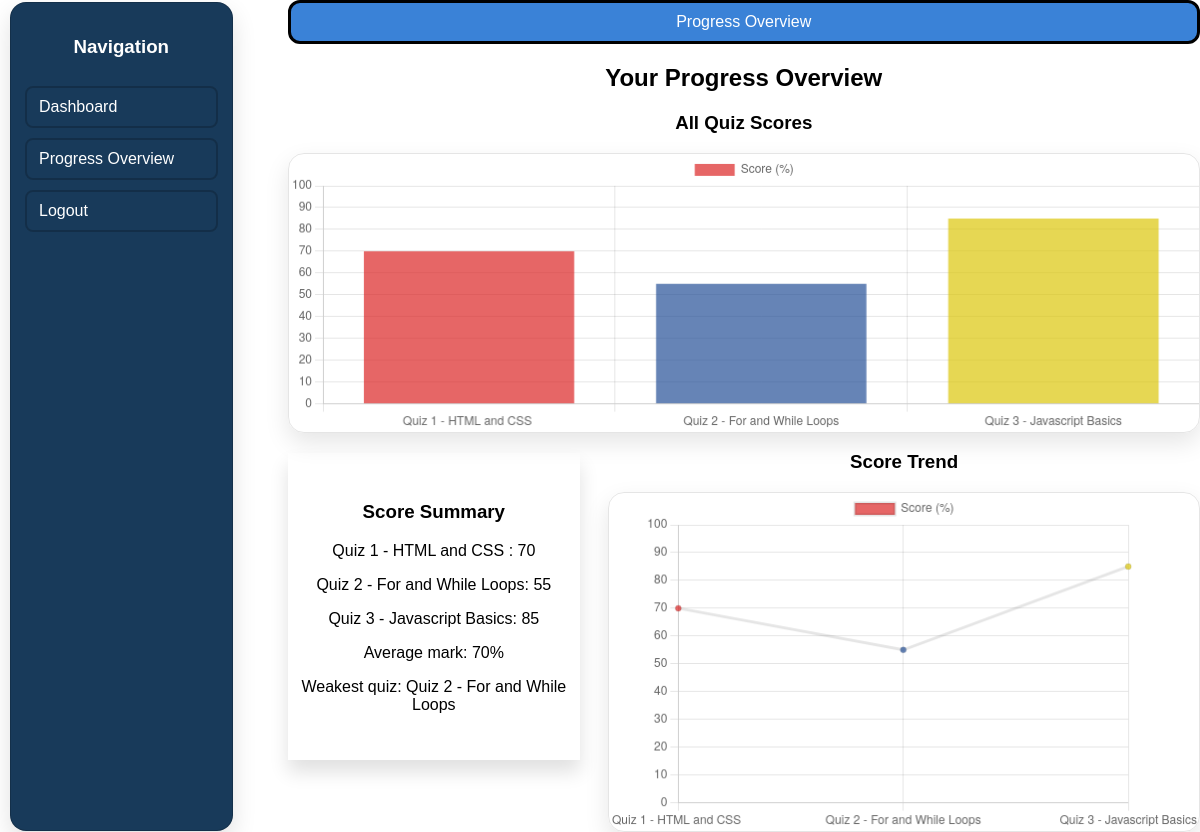
Page /student/progress_overview.php (signed in) on the committed database.
### tables this page shows
CREATE TABLE `submission` (
  `submission_id` int(11) UNSIGNED NOT NULL,
  `user_id` int(11) UNSIGNED NOT NULL,
  `assessment_id` int(11) UNSIGNED NOT NULL,
  `score` int(11) NOT NULL,
  `submitted_at` datetime NOT NULL
);

CREATE TABLE `assessment` (
  `assessment_id` int(10) UNSIGNED NOT NULL,
  `title` varchar(100) NOT NULL,
  `assessment_date` date NOT NULL
);

### student/progress_overview.php (the view, shortened to what this page needs)
<?php
require_once __DIR__ . "/../include/db.php";
$userID = current_user_id();
$sqlProgress = "SELECT assess.assessment_id, assess.title AS quiz_title, subm.score FROM submission subm
    JOIN assessment assess ON assess.assessment_id = subm.assessment_id WHERE subm.user_id = :user_id
    ORDER BY assess.assessment_id ASC";
$statementProgress = $pdo->prepare($sqlProgress);
$statementProgress->execute([":user_id" => $userID]);
$rows = $statementProgress->fetchAll();
$chartLabels = [];
$chartScores = [];
$totalScore = 0;
$totalQuizzes = 0;
$weakestScore = null;
$weakestQuizTitle = "";
foreach ($rows as $submissionRow)
{
    $title = $submissionRow["quiz_title"];
    $score = (int)$submissionRow["score"];
    $chartLabels[] = $title;
    $chartScores[] = $score;
    $totalScore += $score;
    $totalQuizzes++;
    if ($weakestScore === null || $score < $weakestScore)
    {
        $weakestScore = $score;
        $weakestQuizTitle = $title;
    }
}
$averageMark = 0;
if ($totalQuizzes > 0)
{
    $averageMark = round($totalScore / $totalQuizzes, 1);
}
?>
<!DOCTYPE html>
<html>
<head>
    <link rel="stylesheet" href="../css/styles.css">
    <link rel="stylesheet" href="../css/dashboard.css">
    <link rel="stylesheet" href="../css/student.css">
</head>
<body>
<div class="dashboard_layout">
    <aside class="dashboard_sidebar">
        <h3 class="menu_text">Navigation</h3>
        <a class="dashboard_link" href="student_dashboard.php">Dashboard</a>
        <a class="dashboard_link" href="progress_overview.php">Progress Overview</a>
        <a class="dashboard_link" href="../logout.php">Logout</a>
    </aside>
    <main class="student_main_content">
    <p class="dashboard_welcome">Progress Overview</p>
    <h2 class="result_quiz">Your Progress Overview</h2>
        <?php
        if (empty($rows))
        {
            echo '<div class="card_student"><p>No submissions available yet.</p></div>';
        }
        else
        {
        ?>
        <div class="progress_bar_card">
            <h3 class="score_overview">All Quiz Scores</h3>
            <div class="chart_bar">
                <canvas id="all_quiz_bar_chart"></canvas>
            </div>
        </div>
        <div class="progress_bottom_row">
            <div class="progress_score_summary">
                <h3 class="score_overview">Score Summary</h3>
                <?php
                foreach ($rows as $submissionRow)
                {
                    $title = $submissionRow["quiz_title"];
                    $score = (int)$submissionRow["score"];
                    echo "<p>" . htmlspecialchars($title) . ": " . htmlspecialchars((string)$score) . "</p>";
                }
                ?>
                <p>Average mark: <?php echo htmlspecialchars((string)$averageMark); ?>%</p>
                <p>Weakest quiz: <?php echo htmlspecialchars($weakestQuizTitle); ?></p>
            </div>
            <div class="progress_line_card">
                <h3 class="score_overview">Score Trend</h3>
                <div class="chart_line">
                    <canvas id="all_quiz_line_chart"></canvas>
                </div>
            </div>
        </div>
        <?php } ?>
    </main>
</div>
<script>
const chartLabels = <?php echo json_encode($chartLabels); ?>;
const chartScores = <?php echo json_encode($chartScores); ?>;
// Bar chart, so the student can compare scores across all quizzes more easily.
new Chart(document.getElementById("all_quiz_bar_chart").getContext("2d"),
{
    type: "bar",
    data:
    {
        labels: chartLabels,
        datasets:
        [{
            label: "Score (%)",
            data: chartScores,
            backgroundColor:
            [
            "rgba(220, 38, 38, 0.7)", // Quiz 1 colour = red
            "rgba(37, 81, 151, 0.7)", // Quiz 2 colour = blue
            "rgba(220, 199, 11, 0.7)" // Quiz 3 colour = yellow
            ]
        }]
    },
    options:
    {
        responsive: true,
        maintainAspectRatio: false,
        scales:
        {
            y: { beginAtZero: true, max: 100 }
        }
    }
});
// Line chart, using the score data to highlight overall performance trends over time.
new Chart(document.getElementById("all_quiz_line_chart").getContext("2d"),
{
    type: "line",
    data:
    {
        labels: chartLabels,
        datasets: [{
            label: "Score (%)",
            data: chartScores,
            backgroundColor:
            [
            "rgba(220, 38, 38, 0.7)",
            "rgba(37, 81, 151, 0.7)",
            "rgba(220, 199, 11, 0.7)"
            ]
        }]
    },
    options:
    {
        responsive: true,
        maintainAspectRatio: false,
        scales:
        {
            y: {  beginAtZero: true, max: 100 }
        }
    }
});
</script>
</body>
</html>

### css/styles.css (style rules this page uses)
body { margin: 0; font-family: Arial, sans-serif; }

### css/dashboard.css (style rules this page uses)
.menu_text { color: white; text-align: center; }
.dashboard_welcome { display: block; width: 100%; max-width: 1200px; margin: 0 0 16px 0; padding: 10px 14px; text-align: center; color: white; background-color: #3A82D7; border: 3px solid #000; border-radius: 12px; box-sizing: border-box; }
.score_overview { text-align: center; }
.dashboard_layout { display: flex; min-height: 100vh; gap: 45px; }
.dashboard_sidebar { display: flex; width: 220px; background: #183A5A; border: 1px solid rgba(0,0,0,0.18); border-radius: 16px; box-shadow: 0 10px 24px rgba(0,0,0,0.12); padding: 14px; margin: 2px 10px 1px 10px; flex-direction: column; gap: 10px; }
.dashboard_link { color: white; display: block; padding: 10px 12px; border: 2px solid rgba(0, 0, 0, 0.2); border-radius: 8px; text-decoration: none; }
.result_quiz { text-align: center; }

### css/student.css (style rules this page uses)
.progress_bar_card { width: 100%; max-width: none; }
.progress_bottom_row { display: flex; gap: 28px; align-items: flex-start; width: 100%; }
.progress_score_summary { margin-top: 20px; padding: 30px 10px; text-align: center; max-width: 360px; box-shadow: 0 12px 18px rgba(0, 0, 0, 0.12); }
.chart_bar, .chart_line { position: relative; width: 100%; }
.chart_bar { height: 280px; }
.chart_line { height: 340px; }
.chart_bar canvas, .chart_line canvas { display: block; width: 100%; height: 100%; border: 1px solid rgba(0, 0, 0, 0.10); border-radius: 16px; box-shadow: 0 10px 24px rgba(0,0,0,0.10); }

### rows in the picture
submission: assessment.title "Quiz 1 - HTML and CSS", score "70"
submission: assessment.title "Quiz 2 - For and While Loops", score "55"
submission: assessment.title "Quiz 3 - Javascript Basics", score "85"
assessment: title "Quiz 2 - For and While Loops"

### other values in the picture
$averageMark "70"
chart data {{ json_encode($chartScores) }} [70,55,85]
